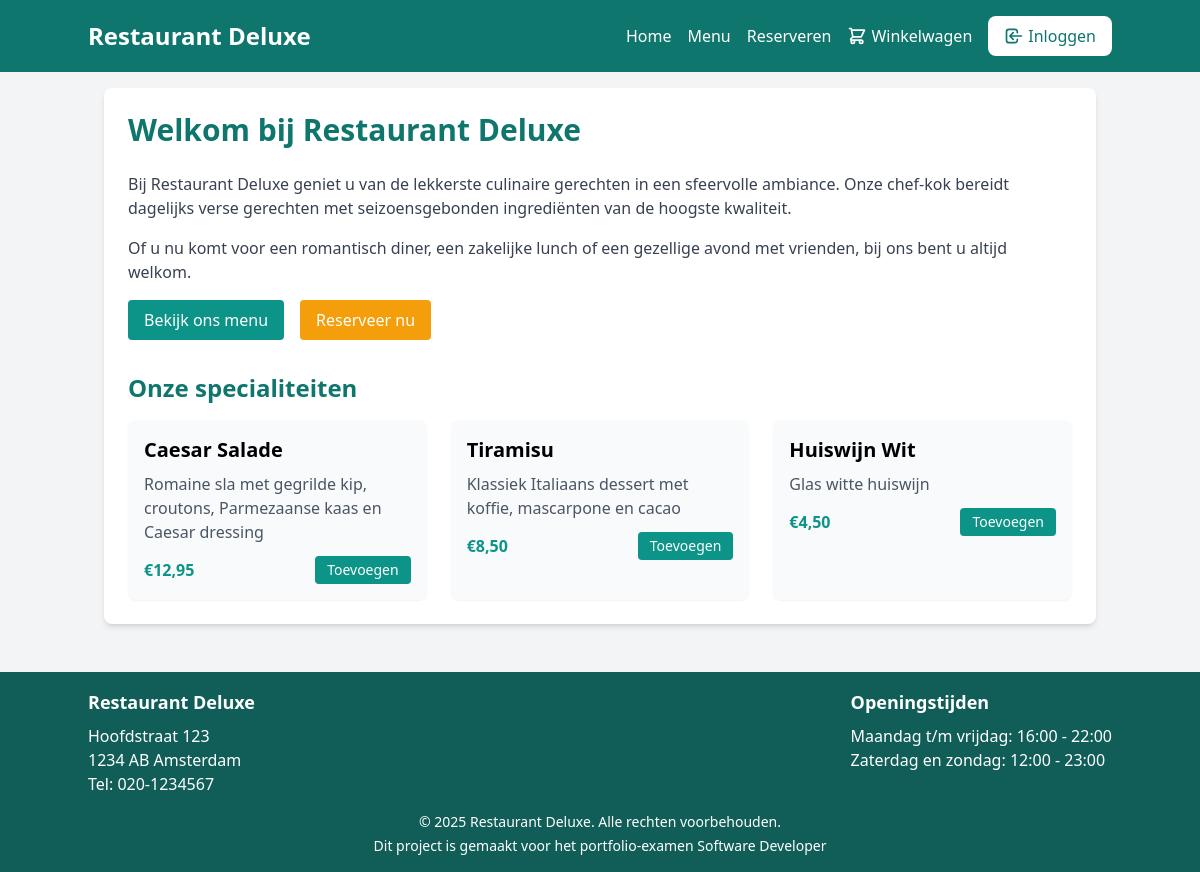
The page / on the database its author committed.
### tables this page shows
CREATE TABLE IF NOT EXISTS producten (
    id INT AUTO_INCREMENT PRIMARY KEY,
    naam VARCHAR(255) NOT NULL,
    prijs DECIMAL(10, 2) NOT NULL,
    beschrijving TEXT,
    categorie VARCHAR(50) NOT NULL DEFAULT 'Overig'
);

### includes/db.php (called while the page is built, shortened)
<?php
class DB {
    private $connection = null;
    public function connect() {
        $username = "root";
        $password = "root";
        $dbname = "webshop";
        try {
            try {
                $this->connection = new PDO(
                    "mysql:host=127.0.0.1;port=8889;dbname=$dbname",
                    $username, $password
                );
            } catch (PDOException $e) {
                $this->connection = new PDO(
                    "mysql:unix_socket=/Applications/MAMP/tmp/mysql/mysql.sock;dbname=$dbname",
                    $username, $password
                );
            }
            $this->connection->setAttribute(
                PDO::ATTR_ERRMODE,
                PDO::ERRMODE_EXCEPTION
            );
            $this->connection->setAttribute(
                PDO::ATTR_DEFAULT_FETCH_MODE,
                PDO::FETCH_ASSOC
            );
            return $this->connection;
        }
        catch(PDOException $e) {
            die('Fout bij verbinden met database: ' . $e->getMessage());
        }
    }
    public function getRandomProducts($limit = 3) {
        $stmt = $this->connect()->prepare("SELECT * FROM producten ORDER BY RAND() LIMIT :limit");
        $stmt->bindParam(":limit", $limit, PDO::PARAM_INT);
        $stmt->execute();
        return $stmt;
    }
}
$db = new DB();
?>

### views/home/index.php (the view, shortened to what this page needs)
<?php include __DIR__ . '/../../includes/header.php'; ?>
<div class="bg-white p-6 rounded-lg shadow-md">
    <h2 class="text-3xl font-bold text-teal-700 mb-6">Welkom bij Restaurant Deluxe</h2>
    <div class="mb-8">
        <div class="w-full">
            <p class="text-gray-700 mb-4">Bij Restaurant Deluxe geniet u van de lekkerste culinaire gerechten in een sfeervolle ambiance. Onze chef-kok bereidt dagelijks verse gerechten met seizoensgebonden ingrediënten van de hoogste kwaliteit.</p>
            <p class="text-gray-700 mb-4">Of u nu komt voor een romantisch diner, een zakelijke lunch of een gezellige avond met vrienden, bij ons bent u altijd welkom.</p>
            <div class="flex space-x-4">
                <a href="/webshop/menu" class="bg-teal-600 hover:bg-teal-700 text-white py-2 px-4 rounded transition">Bekijk ons menu</a>
                <a href="/webshop/reserveer" class="bg-amber-500 hover:bg-amber-600 text-white py-2 px-4 rounded transition">Reserveer nu</a>
            </div>
        </div>
    </div>
    <h3 class="text-2xl font-bold text-teal-700 mb-4">Onze specialiteiten</h3>
    <div class="grid grid-cols-1 md:grid-cols-3 gap-6">
        <?php
        require_once __DIR__ . '/../../includes/db.php';
        try {
            $productenStmt = $db->getRandomProducts(3);
            $producten = $productenStmt->fetchAll();
            foreach ($producten as $product): ?>
                <div class="bg-gray-50 p-4 rounded-lg shadow-sm">
                    <h4 class="text-xl font-semibold mb-2"><?= htmlspecialchars($product['naam']) ?></h4>
                    <p class="text-gray-600 mb-3"><?= htmlspecialchars($product['beschrijving']) ?></p>
                    <div class="flex justify-between items-center">
                        <span class="text-teal-600 font-bold">€<?= number_format($product['prijs'], 2, ',', '.') ?></span>
                        <a href="/webshop/menu?add=<?= $product['id'] ?>" class="bg-teal-600 hover:bg-teal-700 text-white py-1 px-3 rounded text-sm transition">Toevoegen</a>
                    </div>
                </div>
            <?php endforeach;
        } catch (PDOException $e) { ?>
            <div class="bg-red-100 text-red-600 p-4 rounded mb-4">Er zijn momenteel geen aanbevelingen beschikbaar.</div>
        <?php } ?>
    </div>
</div>
<?php include __DIR__ . '/../../includes/footer.php'; ?>

### rows shown on the page
producten: naam "Caesar Salade", beschrijving "Romaine sla met gegrilde kip, croutons, Parmezaanse kaas en Caesar dressing", prijs "12,95"
producten: naam "Tiramisu", beschrijving "Klassiek Italiaans dessert met koffie, mascarpone en cacao", prijs "8,50"
producten: naam "Huiswijn Wit", beschrijving "Glas witte huiswijn", prijs "4,50"
